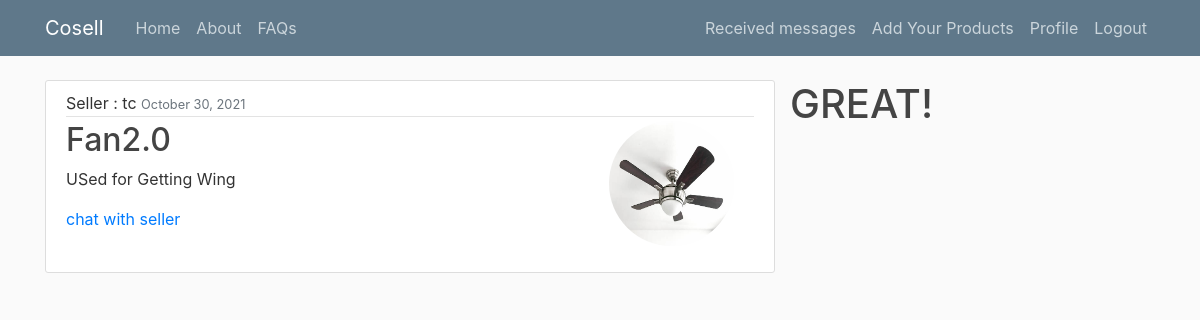
The app's page /product/37/ (signed in) with its own data.
### CosellApp/models.py (models this page shows, shortened)
class Product(models.Model):
    Id = models.AutoField(primary_key=True)
    Name = models.CharField(max_length=100)
    Description = models.TextField(blank=False)  # Description is must
    Price = models.PositiveIntegerField()
    DateTime = models.DateTimeField(default=timezone.now)
    SellerInfo = models.ForeignKey(Student, on_delete=models.CASCADE)
    Photo = models.ImageField(
        default='Balti.jpg', upload_to='ProductImages')
    payment = models.ForeignKey(Payment, null=True, on_delete=models.CASCADE)

class Student(models.Model):
    user = models.ForeignKey(User, on_delete=models.CASCADE)
    Premium = models.BooleanField(default=False)
    MobileNumber = models.CharField(max_length=10)
    class college_list(models.Model):
        COLLEGE_CHOICES = [
            ('IIITV', 'Indian Institute of Information Technology Vadodara (Gandhinagar Campus)'),
            ('IITB', 'Indian Institute of Technology Bombay'),
            ('IIITL', 'Indian Institute of Information Technology Lucknow'),
            ('IITK', 'Indian Institute of Technology Kanpur'),
            ('GEC', 'Government Engineering College,Gandhinagar'),
        ]
    college = models.CharField(
        max_length=5, choices=college_list.COLLEGE_CHOICES)

### CosellApp/views.py (the view)
# urls.py: path('product/<int:pk>/', PostDetailView.as_view(), name='product-detail'),
class PostDetailView(LoginRequiredMixin, DetailView):
    model = Product
    template_name = '../templates/productdetail.html'

### templates/productdetail.html (shortened to what this page needs)
{% extends "base.html" %} {% block content %}
<article class="media content-section">
  <div class="media-body">
    <div class="article-metadata">
      Seller : {{ object.SellerInfo.user.username }}
      <small class="text-muted">{{ object.DateTime|date:"F d, Y" }}</small>
    </div>
    <div>
      <img style="float: right" class="rounded-circle account-img" src="{{ object.Photo.url }}" />
      <h2 class="article-title">{{ object.Name}}</h2>
      <p class="article-content">{{ object.Description }}</p>
      {% if object.SellerInfo.user != user %}
      <a href="{% url 'chat' request.user.id object.SellerInfo.user.id %}" id="user{{ user.id }}"
        class="collection-item row">
        chat with seller
        <div class="col s8"></div>
      </a>
      {% endif %}
    </div>
  </div>
</article>
{% endblock content %}

### static/main.css (style rules this page uses)
body { background: #fafafa; color: #333333; margin-top: 5rem; }
h1, h2, h3, h4, h5, h6 { color: #444444; }
.content-section { background: #ffffff; padding: 10px 20px; border: 1px solid #dddddd; border-radius: 3px; margin-bottom: 20px; }
.article-title { color: #444444; }
.article-content { white-space: pre-line; }
.article-metadata { padding-bottom: 1px; margin-bottom: 4px; border-bottom: 1px solid #e3e3e3 }
.account-img { height: 125px; width: 125px; margin-right: 20px; margin-bottom: 16px; }

### records on screen
Product: SellerInfo.user.username "tc", DateTime "October 30, 2021", Photo (picture), Name "Fan2.0", Description "USed for Getting Wing"
